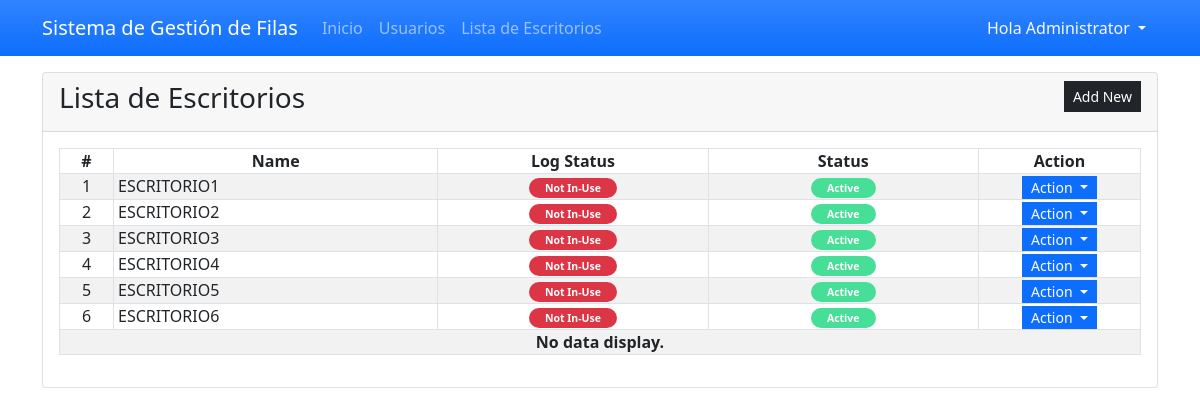
Page /?page=cashiers (signed in) on the committed database.
### tables this page shows
CREATE TABLE `cashier_list` (
            `cashier_id` INTEGER NOT NULL PRIMARY KEY AUTOINCREMENT,
            `name` TEXT NOT NULL,
            `log_status` INTEGER NOT NULL DEFAULT 0,
            `status` INTEGER NOT NULL DEFAULT 1
        );

### cashiers.php (the view, shortened to what this page needs)
<div class="card">
    <div class="card-header d-flex justify-content-between">
        <h3 class="card-title">Lista de Escritorios</h3>
        <div class="card-tools align-middle">
            <button class="btn btn-dark btn-sm py-1 rounded-0" type="button" id="create_new">Add New</button>
        </div>
    </div>
    <div class="card-body">
        <table class="table table-hover table-striped table-bordered">
            <colgroup>
                <col width="5%">
                <col width="30%">
                <col width="25%">
                <col width="25%">
                <col width="15%">
            </colgroup>
            <thead>
                <tr>
                    <th class="text-center p-0">#</th>
                    <th class="text-center p-0">Name</th>
                    <th class="text-center p-0">Log Status</th>
                    <th class="text-center p-0">Status</th>
                    <th class="text-center p-0">Action</th>
                </tr>
            </thead>
            <tbody>
                <?php
                $sql = "SELECT * FROM `cashier_list`  order by `name` asc";
                $qry = $conn->query($sql);
                $i = 1;
                    while($row = $qry->fetchArray()):
                ?>
                <tr>
                    <td class="text-center p-0"><?php echo $i++; ?></td>
                    <td class="py-0 px-1"><?php echo $row['name'] ?></td>
                    <td class="py-0 px-1 text-center">
                        <?php
                            if($row['log_status'] == 1){
                                echo  '<span class="py-1 px-3 badge rounded-pill bg-success"><small>In-Use</small></span>';
                            }else{
                                echo  '<span class="py-1 px-3 badge rounded-pill bg-danger"><small>Not In-Use</small></span>';
                            }
                        ?>
                    </td>
                    <td class="py-0 px-1 text-center">
                        <?php
                            if($row['status'] == 1){
                                echo  '<span class="py-1 px-3 badge rounded-pill bg-success"><small>Active</small></span>';
                            }else{
                                echo  '<span class="py-1 px-3 badge rounded-pill bg-danger"><small>In-Active</small></span>';
                            }
                        ?>
                    </td>
                    <th class="text-center py-0 px-1">
                        <div class="btn-group" role="group">
                            <button id="btnGroupDrop1" type="button" class="btn btn-primary dropdown-toggle btn-sm rounded-0 py-0" data-bs-toggle="dropdown" aria-expanded="false">
                            Action
                            </button>
                        </div>
                    </th>
                </tr>
                <?php endwhile; ?>
                <?php if(!$qry->fetchArray()): ?>
                    <tr>
                        <th class="text-center p-0" colspan="5">No data display.</th>
                    </tr>
                <?php endif; ?>
            </tbody>
        </table>
    </div>
</div>

### index.php (shortened to what this page needs)
<?php
$page = isset($_GET['page']) ? $_GET['page'] : 'home';
?>
<!DOCTYPE html>
<html lang="en">
<head>
    <link rel="stylesheet" href="./Font-Awesome-master/css/all.min.css">
    <link rel="stylesheet" href="./css/bootstrap.min.css">
    <link rel="stylesheet" href="./select2/css/select2.min.css">
    <link rel="stylesheet" href="./DataTables/datatables.min.css">
</head>
<body>
    <main>
    <nav class="navbar navbar-expand-lg navbar-dark bg-primary bg-gradient" id="topNavBar">
        <div class="container">
            <a class="navbar-brand" href="./">
            Sistema de Gestión de Filas
            </a>
            <div class="collapse navbar-collapse" id="navbarNav">
                <ul class="navbar-nav">
                    <li class="nav-item">
                        <a class="nav-link <?php echo ($page == 'home')? 'active' : '' ?>" aria-current="page" href="./">Inicio</a>
                    </li>
                    <li class="nav-item">
                        <a class="nav-link <?php echo ($page == 'users')? 'active' : '' ?>" aria-current="page" href="./?page=users">Usuarios</a>
                    </li>
                    <li class="nav-item">
                        <a class="nav-link" href="./?page=cashiers">Lista de Escritorios</a>
                    </li>
                </ul>
            </div>
            <div>
            <div class="dropdown">
                <button class="btn btn-secondary dropdown-toggle bg-transparent  text-light border-0" type="button" id="dropdownMenuButton1" data-bs-toggle="dropdown" aria-expanded="false">
                    Hola <?php echo $_SESSION['fullname'] ?>
                </button>
            </div>
            </div>
        </div>
    </nav>
    <div class="container py-3" id="page-container">
        <?php
            include $page.'.php';
        ?>
    </div>
    </main>
</body>
</html>

### index.php (style rules this page uses)
:root { --bs-success-rgb:71, 222, 152 !important; }
html,body { height:100%; width:100%; }
main { height:100%; display:flex; flex-flow:column; }
#page-container { flex: 1 1 auto; overflow:auto; }
#topNavBar { flex: 0 1 auto; }

### rows in the picture
cashier_list: name "ESCRITORIO1", log_status "Not In-Use", status "Active"
cashier_list: name "ESCRITORIO2", log_status "Not In-Use", status "Active"
cashier_list: name "ESCRITORIO3", log_status "Not In-Use", status "Active"
cashier_list: name "ESCRITORIO4", log_status "Not In-Use", status "Active"
cashier_list: name "ESCRITORIO5", log_status "Not In-Use", status "Active"
cashier_list: name "ESCRITORIO6", log_status "Not In-Use", status "Active"

### other values in the picture
$_SESSION['fullname'] "Administrator"
